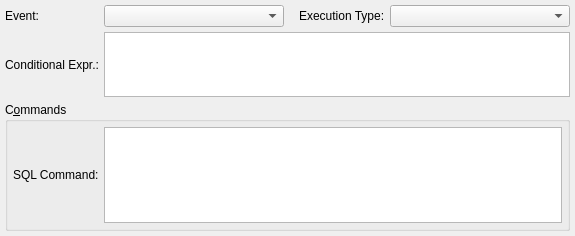
<?xml version="1.0" encoding="UTF-8"?>
<ui version="4.0">
 <class>RuleWidget</class>
 <widget class="QWidget" name="RuleWidget">
  <property name="geometry">
   <rect>
    <x>0</x>
    <y>0</y>
    <width>575</width>
    <height>236</height>
   </rect>
  </property>
  <property name="minimumSize">
   <size>
    <width>0</width>
    <height>0</height>
   </size>
  </property>
  <layout class="QGridLayout" name="rule_grid">
   <property name="leftMargin">
    <number>5</number>
   </property>
   <property name="topMargin">
    <number>5</number>
   </property>
   <property name="rightMargin">
    <number>5</number>
   </property>
   <property name="bottomMargin">
    <number>5</number>
   </property>
   <property name="spacing">
    <number>5</number>
   </property>
   <item row="0" column="0">
    <widget class="QLabel" name="event_lbl">
     <property name="sizePolicy">
      <sizepolicy hsizetype="Preferred" vsizetype="Fixed">
       <horstretch>0</horstretch>
       <verstretch>0</verstretch>
      </sizepolicy>
     </property>
     <property name="minimumSize">
      <size>
       <width>0</width>
       <height>0</height>
      </size>
     </property>
     <property name="text">
      <string>Event:</string>
     </property>
    </widget>
   </item>
   <item row="0" column="1">
    <layout class="QHBoxLayout" name="horizontalLayout">
     <property name="spacing">
      <number>5</number>
     </property>
     <item>
      <widget class="QComboBox" name="event_cmb">
       <property name="sizePolicy">
        <sizepolicy hsizetype="Expanding" vsizetype="Fixed">
         <horstretch>0</horstretch>
         <verstretch>0</verstretch>
        </sizepolicy>
       </property>
       <property name="minimumSize">
        <size>
         <width>90</width>
         <height>0</height>
        </size>
       </property>
       <property name="maximumSize">
        <size>
         <width>16777215</width>
         <height>16777215</height>
        </size>
       </property>
       <property name="sizeAdjustPolicy">
        <enum>QComboBox::AdjustToContents</enum>
       </property>
       <property name="iconSize">
        <size>
         <width>28</width>
         <height>28</height>
        </size>
       </property>
      </widget>
     </item>
     <item>
      <widget class="QLabel" name="exec_type_lbl">
       <property name="sizePolicy">
        <sizepolicy hsizetype="Fixed" vsizetype="Fixed">
         <horstretch>0</horstretch>
         <verstretch>0</verstretch>
        </sizepolicy>
       </property>
       <property name="minimumSize">
        <size>
         <width>0</width>
         <height>0</height>
        </size>
       </property>
       <property name="maximumSize">
        <size>
         <width>16777215</width>
         <height>16777215</height>
        </size>
       </property>
       <property name="text">
        <string>Execution Type:</string>
       </property>
       <property name="indent">
        <number>10</number>
       </property>
      </widget>
     </item>
     <item>
      <widget class="QComboBox" name="exec_type_cmb">
       <property name="sizePolicy">
        <sizepolicy hsizetype="Expanding" vsizetype="Fixed">
         <horstretch>0</horstretch>
         <verstretch>0</verstretch>
        </sizepolicy>
       </property>
       <property name="minimumSize">
        <size>
         <width>90</width>
         <height>0</height>
        </size>
       </property>
       <property name="maximumSize">
        <size>
         <width>16777215</width>
         <height>16777215</height>
        </size>
       </property>
       <property name="sizeAdjustPolicy">
        <enum>QComboBox::AdjustToContents</enum>
       </property>
       <property name="iconSize">
        <size>
         <width>28</width>
         <height>28</height>
        </size>
       </property>
      </widget>
     </item>
    </layout>
   </item>
   <item row="1" column="0">
    <widget class="QLabel" name="cond_expr_lbl">
     <property name="sizePolicy">
      <sizepolicy hsizetype="Preferred" vsizetype="Preferred">
       <horstretch>0</horstretch>
       <verstretch>0</verstretch>
      </sizepolicy>
     </property>
     <property name="minimumSize">
      <size>
       <width>0</width>
       <height>0</height>
      </size>
     </property>
     <property name="text">
      <string>Conditional Expr.:</string>
     </property>
    </widget>
   </item>
   <item row="2" column="0" colspan="2">
    <widget class="QGroupBox" name="commands_gb">
     <property name="title">
      <string>C&amp;ommands</string>
     </property>
     <layout class="QGridLayout" name="gridLayout">
      <property name="leftMargin">
       <number>5</number>
      </property>
      <property name="topMargin">
       <number>5</number>
      </property>
      <property name="rightMargin">
       <number>5</number>
      </property>
      <property name="bottomMargin">
       <number>5</number>
      </property>
      <property name="spacing">
       <number>5</number>
      </property>
      <item row="0" column="0">
       <widget class="QLabel" name="comando_lbl">
        <property name="sizePolicy">
         <sizepolicy hsizetype="Preferred" vsizetype="Preferred">
          <horstretch>0</horstretch>
          <verstretch>0</verstretch>
         </sizepolicy>
        </property>
        <property name="minimumSize">
         <size>
          <width>0</width>
          <height>0</height>
         </size>
        </property>
        <property name="text">
         <string>SQL Command:</string>
        </property>
       </widget>
      </item>
      <item row="0" column="1">
       <widget class="QPlainTextEdit" name="comando_txt">
        <property name="sizePolicy">
         <sizepolicy hsizetype="Expanding" vsizetype="Expanding">
          <horstretch>0</horstretch>
          <verstretch>0</verstretch>
         </sizepolicy>
        </property>
        <property name="minimumSize">
         <size>
          <width>0</width>
          <height>50</height>
         </size>
        </property>
        <property name="maximumSize">
         <size>
          <width>16777215</width>
          <height>120</height>
         </size>
        </property>
        <property name="frameShadow">
         <enum>QFrame::Sunken</enum>
        </property>
        <property name="lineWidth">
         <number>1</number>
        </property>
        <property name="midLineWidth">
         <number>0</number>
        </property>
        <property name="verticalScrollBarPolicy">
         <enum>Qt::ScrollBarAsNeeded</enum>
        </property>
        <property name="horizontalScrollBarPolicy">
         <enum>Qt::ScrollBarAsNeeded</enum>
        </property>
       </widget>
      </item>
     </layout>
    </widget>
   </item>
   <item row="1" column="1">
    <widget class="QPlainTextEdit" name="cond_expr_txt">
     <property name="sizePolicy">
      <sizepolicy hsizetype="Expanding" vsizetype="Fixed">
       <horstretch>0</horstretch>
       <verstretch>0</verstretch>
      </sizepolicy>
     </property>
     <property name="minimumSize">
      <size>
       <width>0</width>
       <height>0</height>
      </size>
     </property>
     <property name="maximumSize">
      <size>
       <width>16777215</width>
       <height>65</height>
      </size>
     </property>
     <property name="frameShadow">
      <enum>QFrame::Sunken</enum>
     </property>
     <property name="lineWidth">
      <number>1</number>
     </property>
     <property name="midLineWidth">
      <number>0</number>
     </property>
     <property name="verticalScrollBarPolicy">
      <enum>Qt::ScrollBarAsNeeded</enum>
     </property>
     <property name="horizontalScrollBarPolicy">
      <enum>Qt::ScrollBarAsNeeded</enum>
     </property>
    </widget>
   </item>
  </layout>
 </widget>
 <tabstops>
  <tabstop>event_cmb</tabstop>
  <tabstop>exec_type_cmb</tabstop>
  <tabstop>cond_expr_txt</tabstop>
  <tabstop>comando_txt</tabstop>
 </tabstops>
 <resources/>
 <connections/>
</ui>
